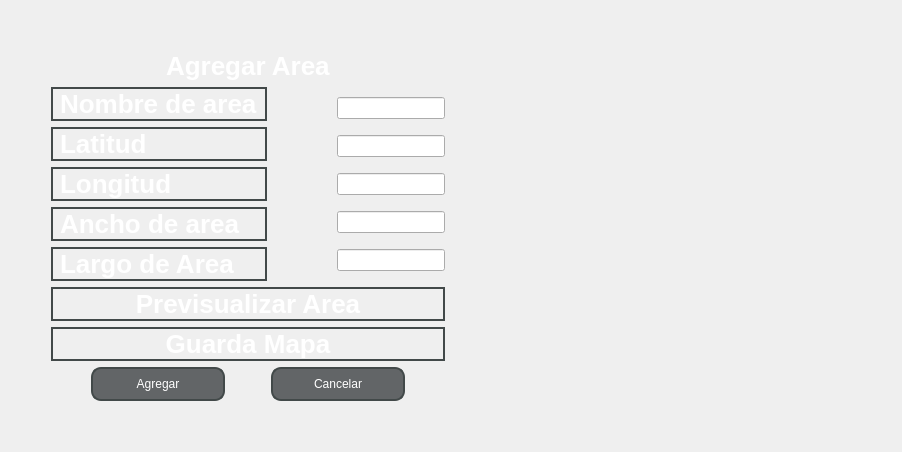
            <widget class="QWidget" name="Agregar_Area_2">
             <layout class="QGridLayout" name="gridLayout_9">
              <item row="0" column="0">
               <layout class="QHBoxLayout" name="horizontalLayout_9" stretch="0,1,0">
                <item>
                 <spacer name="horizontalSpacer_58">
                  <property name="orientation">
                   <enum>Qt::Horizontal</enum>
                  </property>
                  <property name="sizeHint" stdset="0">
                   <size>
                    <width>40</width>
                    <height>20</height>
                   </size>
                  </property>
                 </spacer>
                </item>
                <item>
                 <layout class="QHBoxLayout" name="horizontalLayout_5" stretch="0,1">
                  <item>
                   <layout class="QVBoxLayout" name="verticalLayout_18">
                    <item>
                     <spacer name="verticalSpacer_8">
                      <property name="orientation">
                       <enum>Qt::Vertical</enum>
                      </property>
                      <property name="sizeHint" stdset="0">
                       <size>
                        <width>20</width>
                        <height>40</height>
                       </size>
                      </property>
                     </spacer>
                    </item>
                    <item>
                     <layout class="QHBoxLayout" name="horizontalLayout_19">
                      <item>
                       <spacer name="horizontalSpacer_56">
                        <property name="orientation">
                         <enum>Qt::Horizontal</enum>
                        </property>
                        <property name="sizeHint" stdset="0">
                         <size>
                          <width>40</width>
                          <height>20</height>
                         </size>
                        </property>
                       </spacer>
                      </item>
                      <item>
                       <widget class="QLabel" name="label_12">
                        <property name="font">
                         <font>
                          <family>Arial</family>
                          <pointsize>-1</pointsize>
                          <weight>75</weight>
                          <bold>true</bold>
                         </font>
                        </property>
                        <property name="layoutDirection">
                         <enum>Qt::LeftToRight</enum>
                        </property>
                        <property name="styleSheet">
                         <string notr="true">border: 0px;
		font-family: Arial;
        font-size: 26px;
        color: white;
        text-align: center;
        font-weight: bold;
</string>
                        </property>
                        <property name="text">
                         <string>Agregar Area</string>
                        </property>
                       </widget>
                      </item>
                      <item>
                       <spacer name="horizontalSpacer_57">
                        <property name="orientation">
                         <enum>Qt::Horizontal</enum>
                        </property>
                        <property name="sizeHint" stdset="0">
                         <size>
                          <width>40</width>
                          <height>20</height>
                         </size>
                        </property>
                       </spacer>
                      </item>
                     </layout>
                    </item>
                    <item>
                     <layout class="QHBoxLayout" name="horizontalLayout_12">
                      <item>
                       <layout class="QVBoxLayout" name="verticalLayout_10">
                        <item>
                         <widget class="QLabel" name="label_9">
                          <property name="layoutDirection">
                           <enum>Qt::RightToLeft</enum>
                          </property>
                          <property name="styleSheet">
                           <string notr="true">
		font-family: Arial;
        font-size: 26px;
        color: white;
        text-align: left;
        font-weight: bold;
		border: 2px solid rgb(66, 73, 73);
</string>
                          </property>
                          <property name="text">
                           <string>Nombre de area</string>
                          </property>
                         </widget>
                        </item>
                        <item>
                         <widget class="QLabel" name="label_13">
                          <property name="layoutDirection">
                           <enum>Qt::RightToLeft</enum>
                          </property>
                          <property name="styleSheet">
                           <string notr="true">
		font-family: Arial;
        font-size: 26px;
        color: white;
        text-align: left;
        font-weight: bold;
		border: 2px solid rgb(66, 73, 73);
</string>
                          </property>
                          <property name="text">
                           <string>Latitud</string>
                          </property>
                         </widget>
                        </item>
                        <item>
                         <widget class="QLabel" name="label_16">
                          <property name="styleSheet">
                           <string notr="true">
		font-family: Arial;
        font-size: 26px;
        color: white;
        text-align: left;
        font-weight: bold;
		border: 2px solid rgb(66, 73, 73);
</string>
                          </property>
                          <property name="text">
                           <string>Longitud</string>
                          </property>
                         </widget>
                        </item>
                        <item>
                         <widget class="QLabel" name="label_10">
                          <property name="layoutDirection">
                           <enum>Qt::RightToLeft</enum>
                          </property>
                          <property name="styleSheet">
                           <string notr="true">
		font-family: Arial;
        font-size: 26px;
        color: white;
        text-align: left;
        font-weight: bold;
		border: 2px solid rgb(66, 73, 73);
</string>
                          </property>
                          <property name="text">
                           <string>Ancho de area</string>
                          </property>
                         </widget>
                        </item>
                        <item>
                         <widget class="QLabel" name="label_11">
                          <property name="layoutDirection">
                           <enum>Qt::RightToLeft</enum>
                          </property>
                          <property name="styleSheet">
                           <string notr="true">
		font-family: Arial;
        font-size: 26px;
        color: white;
        text-align: left;
        font-weight: bold;
		border: 2px solid rgb(66, 73, 73);
</string>
                          </property>
                          <property name="text">
                           <string>Largo de Area</string>
                          </property>
                         </widget>
                        </item>
                       </layout>
                      </item>
                      <item>
                       <spacer name="horizontalSpacer_52">
                        <property name="orientation">
                         <enum>Qt::Horizontal</enum>
                        </property>
                        <property name="sizeHint" stdset="0">
                         <size>
                          <width>40</width>
                          <height>20</height>
                         </size>
                        </property>
                       </spacer>
                      </item>
                      <item>
                       <layout class="QVBoxLayout" name="verticalLayout_16">
                        <item>
                         <widget class="QLineEdit" name="Nombre_Area"/>
                        </item>
                        <item>
                         <widget class="QLineEdit" name="Latitud_Area"/>
                        </item>
                        <item>
                         <widget class="QLineEdit" name="Longitud_Area"/>
                        </item>
                        <item>
                         <widget class="QLineEdit" name="Ancho_Area"/>
                        </item>
                        <item>
                         <widget class="QLineEdit" name="Largo_Area"/>
                        </item>
                       </layout>
                      </item>
                     </layout>
                    </item>
                    <item>
                     <widget class="QPushButton" name="Previsualizar">
                      <property name="styleSheet">
                       <string notr="true">
		font-family: Arial;
        font-size: 26px;
        color: white;
        text-align: center;
        font-weight: bold;
		border: 2px solid rgb(66, 73, 73);
</string>
                      </property>
                      <property name="text">
                       <string>Previsualizar Area</string>
                      </property>
                     </widget>
                    </item>
                    <item>
                     <widget class="QPushButton" name="Guardamapa">
                      <property name="styleSheet">
                       <string notr="true">
		font-family: Arial;
        font-size: 26px;
        color: white;
        text-align: center;
        font-weight: bold;
		border: 2px solid rgb(66, 73, 73);
</string>
                      </property>
                      <property name="text">
                       <string>Guarda Mapa</string>
                      </property>
                     </widget>
                    </item>
                    <item>
                     <layout class="QHBoxLayout" name="horizontalLayout_18">
                      <item>
                       <spacer name="horizontalSpacer_54">
                        <property name="orientation">
                         <enum>Qt::Horizontal</enum>
                        </property>
                        <property name="sizeHint" stdset="0">
                         <size>
                          <width>40</width>
                          <height>20</height>
                         </size>
                        </property>
                       </spacer>
                      </item>
                      <item>
                       <widget class="QPushButton" name="Agregar_Area_3">
                        <property name="styleSheet">
                         <string notr="true">QPushButton{
	border-radius:10px;
	background-color: rgb(98, 101, 103); 
	font: 16pt &quot;Arial&quot;;
	color: rgb(255, 255, 255);
	border: 2px solid rgb(66, 73, 73);
	width: 130px;
    height: 30px;
}


QPushButton:hover{
	border-radius:10px; 
	font: 16pt &quot;Arial&quot;;
	color: rgb(255, 255, 255);
	border: 2px solid rgb(244, 69, 31);
	background-color: rgb(244, 69, 31);
}</string>
                        </property>
                        <property name="text">
                         <string>Agregar</string>
                        </property>
                       </widget>
                      </item>
                      <item>
                       <spacer name="horizontalSpacer_53">
                        <property name="orientation">
                         <enum>Qt::Horizontal</enum>
                        </property>
                        <property name="sizeHint" stdset="0">
                         <size>
                          <width>40</width>
                          <height>20</height>
                         </size>
                        </property>
                       </spacer>
                      </item>
                      <item>
                       <widget class="QPushButton" name="Cancelar_Area">
                        <property name="styleSheet">
                         <string notr="true">QPushButton{
	border-radius:10px;
	background-color: rgb(98, 101, 103); 
	font: 16pt &quot;Arial&quot;;
	color: rgb(255, 255, 255);
	border: 2px solid rgb(66, 73, 73);
	width: 130px;
    height: 30px;
}


QPushButton:hover{
	border-radius:10px; 
	font: 16pt &quot;Arial&quot;;
	color: rgb(255, 255, 255);
	border: 2px solid rgb(244, 69, 31);
	background-color: rgb(244, 69, 31);
}</string>
                        </property>
                        <property name="text">
                         <string>Cancelar</string>
                        </property>
                       </widget>
                      </item>
                      <item>
                       <spacer name="horizontalSpacer_55">
                        <property name="orientation">
                         <enum>Qt::Horizontal</enum>
                        </property>
                        <property name="sizeHint" stdset="0">
                         <size>
                          <width>40</width>
                          <height>20</height>
                         </size>
                        </property>
                       </spacer>
                      </item>
                     </layout>
                    </item>
                    <item>
                     <spacer name="verticalSpacer_7">
                      <property name="orientation">
                       <enum>Qt::Vertical</enum>
                      </property>
                      <property name="sizeHint" stdset="0">
                       <size>
                        <width>20</width>
                        <height>40</height>
                       </size>
                      </property>
                     </spacer>
                    </item>
                   </layout>
                  </item>
                  <item>
                   <widget class="QWidget" name="mapa" native="true">
                    <property name="minimumSize">
                     <size>
                      <width>400</width>
                      <height>400</height>
                     </size>
                    </property>
                    <property name="styleSheet">
                     <string notr="true"/>
                    </property>
                   </widget>
                  </item>
                 </layout>
                </item>
                <item>
                 <spacer name="horizontalSpacer_29">
                  <property name="orientation">
                   <enum>Qt::Horizontal</enum>
                  </property>
                  <property name="sizeHint" stdset="0">
                   <size>
                    <width>40</width>
                    <height>20</height>
                   </size>
                  </property>
                 </spacer>
                </item>
               </layout>
              </item>
             </layout>
            </widget>
